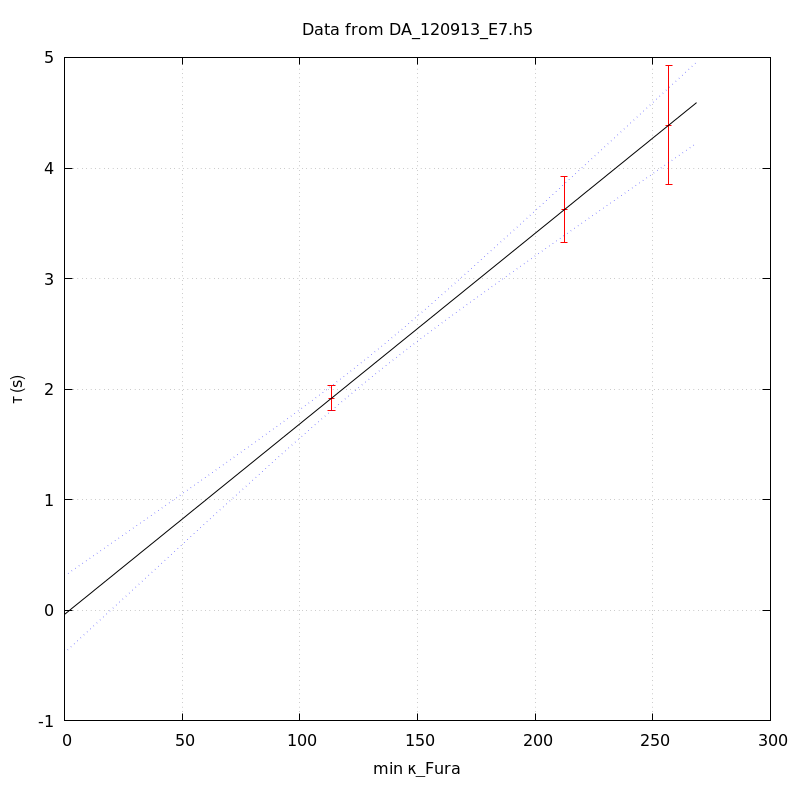

Generate this figure with gnuplot:
unset key
set grid
set ylabel 'τ (s)'
set xlabel 'min κ_Fura' noenhanced
set title 'Data from DA_120913_E7.h5' noenhanced
set xrange [-1000<*:*]
plot 'DA_120913_E7_aba_tau_vs_min_kappa' index 0 using 1:2:(1.96*$3) linecolor rgb 'red' with yerrorbars,\
'' index 1 using 1:2 with lines linecolor rgb 'black',\
'' index 1 using 1:3 with lines linecolor rgb 'blue' lt 'dotted',\
'' index 1 using 1:4 with lines linecolor rgb 'blue' lt 'dotted'
